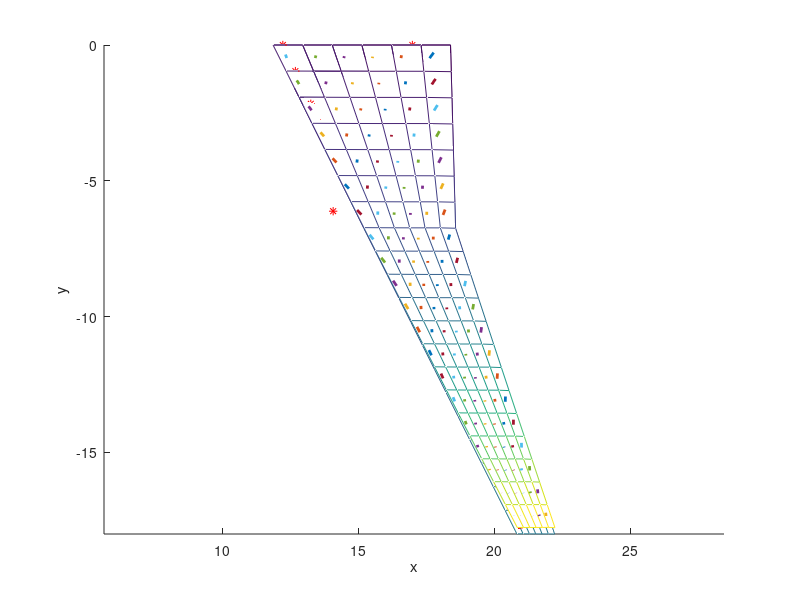

Source code (MATLAB):
clear;
close all;
clc;
addpath(genpath('./data_from_OAS'));

%% test transformed mesh
load airforce_AS1.txt
load wing_AS1_mesh.txt
load wing_transformed_mesh.txt
load airforce_points_AS1.txt
load point_masses_wing.txt
load point_massCGs_wing.txt

wing_num_x = 7;
wing_num_y = 21;

force_hat = 0;
for ii = 1:size(airforce_AS1,1)
    force = airforce_AS1(ii,:);
    force_norm = norm(force);
    if force_norm>force_hat
        force_hat = force_norm;
    end
end
airforce_AS1_hat = airforce_AS1 ./ force_hat;

%% plot wing_mesh
%

wing_mesh = reshape(wing_transformed_mesh, wing_num_y, wing_num_x, 3);
wing_AS1_mesh = reshape(wing_AS1_mesh, wing_num_y, wing_num_x, 3);
pts_origin = 0.75 * wing_mesh(1:end-1,1:end-1,:) + ...
             0.25 * wing_mesh(1:end-1,2:end,:) + ...
             0.75 * wing_mesh(2:end,1:end-1,:) + ...
             0.25 * wing_mesh(2:end,2:end,:);
pts_origin = pts_origin*0.5;
pts_AS1 = 0.75 * wing_AS1_mesh(1:end-1,1:end-1,:) + ...
          0.25 * wing_AS1_mesh(1:end-1,2:end,:) + ...
          0.75 * wing_AS1_mesh(2:end,1:end-1,:) + ...
          0.25 * wing_AS1_mesh(2:end,2:end,:);
pts_AS1 = pts_AS1*0.5;

figure(5);
% title('transformed mesh');
axis equal;
hold on;
xlabel('x')
ylabel('y')
mesh(wing_mesh(:,:,1), wing_mesh(:,:,2), wing_mesh(:,:,3));hold on;
mesh(wing_AS1_mesh(:,:,1), wing_AS1_mesh(:,:,2), wing_AS1_mesh(:,:,3));hold on;
% plot3(pts_origin(:,:,1), pts_origin(:,:,2), pts_origin(:,:,3), 'ro'); hold on;
% plot3(pts_AS1(:,:,1), pts_AS1(:,:,2), pts_AS1(:,:,3), 'b*'); hold on;
plot3(point_massCGs_wing(:,1), point_massCGs_wing(:,2), point_massCGs_wing(:,3), 'r*'); hold on;


for ii=1:(wing_num_x-1)*(wing_num_y-1)
    point = airforce_points_AS1(ii,:);
    vector = 2*airforce_AS1_hat(ii,:);
    plot3([point(1),point(1)+vector(1)], [point(2),point(2)+vector(2)], [point(3),point(3)+vector(3)], 'Linewidth', 2);
    hold on;
end







